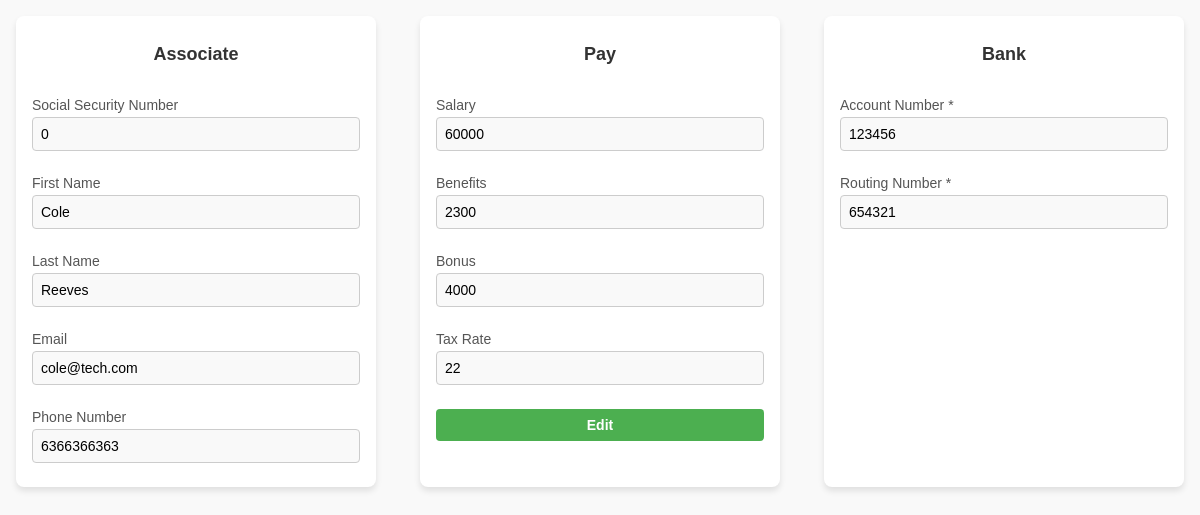
/front_end/edit_pay_info/edit_pay_info.php, run on an earlier commit of the app's database.
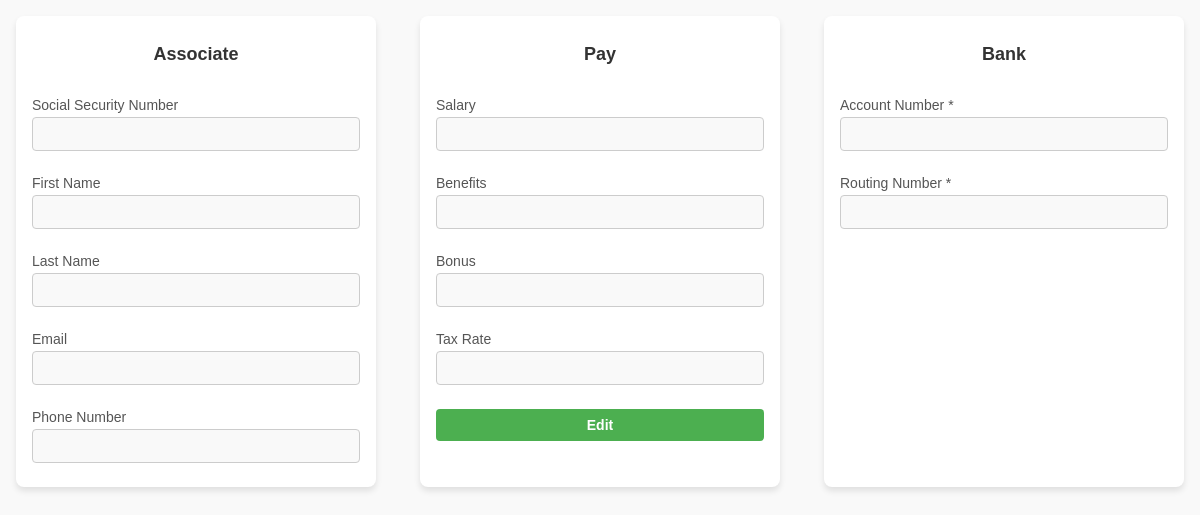
And on a later commit of the database.
### tables this page shows
CREATE TABLE `pay_details` (
  `det_id` int(11) NOT NULL,
  `pay_id` int(11) NOT NULL,
  `salary` float DEFAULT NULL,
  `bonus` float DEFAULT NULL,
  `benefits` float DEFAULT NULL,
  `tax_rate` float DEFAULT NULL
);

CREATE TABLE `pay` (
  `id` int(11) NOT NULL,
  `acc_num` int(11) DEFAULT NULL,
  `rout_num` int(11) DEFAULT NULL
);

### front_end/edit_pay_info/edit_pay_info.php (the view, shortened to what the changed rows need)
<?php
$servername = "localhost";
$username = "root";
$password = "";
$dbname = "hr_database";
$conn = new mysqli($servername, $username, $password, $dbname);
$sql = "SELECT hr.hr_Ssn AS ssn, 'hr' AS role, hr.F_name AS fname, hr.L_name AS lname, hr.email AS email, hr.phone_no AS phone, login.username AS username, login.password AS password
    FROM hr
    JOIN has ON hr.hr_Ssn = has.E_Ssn
    JOIN login ON has.username = login.username
    WHERE hr.hr_Ssn = '$lookup_ssn'
    UNION
    SELECT accountant.acc_Ssn AS ssn, 'accountant' AS role, accountant.F_name AS fname, accountant.L_name AS lname, accountant.email AS email, accountant.phone_no AS phone, login.username AS username, login.password AS password
    FROM accountant
    JOIN has ON accountant.acc_Ssn = has.E_Ssn
    JOIN login ON has.username = login.username
    WHERE accountant.acc_Ssn = '$lookup_ssn'
    UNION
    SELECT associate.acc_Ssn AS ssn, 'associate' AS role, associate.F_name AS fname, associate.L_name AS lname, associate.email AS email, associate.phone_no AS phone, login.username AS username, login.password AS password
    FROM associate
    JOIN has ON associate.acc_Ssn = has.E_Ssn
    JOIN login ON has.username = login.username
    WHERE associate.acc_Ssn = '$lookup_ssn'";
$result = $conn->query($sql);
$pay_q = "
    SELECT
        pay_details.salary AS salary,
        pay_details.bonus AS bonus,
        pay_details.benefits AS benefits,
        pay_details.tax_rate AS tax
    FROM
        gets
    JOIN
        pay_details ON gets.pay_id = pay_details.pay_id
    WHERE
        gets.E_Ssn = '$lookup_ssn'
    ";
$pay_r = $conn->query($pay_q);
$pay_row = $pay_r->fetch_assoc();
$salary = $pay_row['salary'];
$bonus = $pay_row['bonus'];
$benefits = $pay_row['benefits'];
$tax = $pay_row['tax'];
$row = $result->fetch_assoc();
$fname = $row['fname'];
$lname = $row['lname'];
$phone = $row['phone'];
$email = $row['email'];
$ssn = $row['ssn'];
$bank_q = "SELECT pay.acc_num AS acc, pay.rout_num AS rout FROM pay WHERE id = '$lookup_ssn'";
$bank_r = $conn->query($bank_q);
$acc = null;
$rout = null;
if($bank_r->num_rows > 0){
    $bank = $bank_r->fetch_assoc();
    $acc = $bank['acc'];
    $rout = $bank['rout'];
}
else{
    $dummy_r = $conn->query("SELECT '' AS acc, '' AS rout FROM employee WHERE E_Ssn = '$lookup_ssn'");
    $bank = $dummy_r->fetch_assoc();
    $acc = $bank['acc'];
    $rout = $bank['rout'];
}
?>
<!DOCTYPE html>
<html lang="en">
<head>
    <link rel="stylesheet" href="edit_pay.css">
</head>
<body>
    <div class="main-container">
        <div class="form-container associate">
            <h1>Associate</h1>
            <form class="form">
                <div class="form-group">
                    <label for="ssn">Social Security Number</label>
                    <input type="text" id="ssn" value="<?php echo $ssn; ?>" readonly>
                </div>
                <div class="form-group">
                    <label for="fname">First Name</label>
                    <input type="text" id="fname" value="<?php echo $fname; ?>" readonly>
                </div>
                <div class="form-group">
                    <label for="lname">Last Name</label>
                    <input type="text" id="lname" value="<?php echo $lname; ?>" readonly>
                </div>
                <div class="form-group">
                    <label for="cemail">Email</label>
                    <input type="email" id="email" value="<?php echo $email; ?>" readonly>
                </div>
                <div class="form-group">
                    <label for="phone">Phone Number</label>
                    <input type="phone" id="phone" value="<?php echo $phone; ?>" readonly>
                </div>
            </form>
        </div>
        <div class="form-container pay">
            <h1>Pay</h1>
            <form class="form" action="update_pay_info.php" method="post">
                <div class="form-group">
                    <label for="monthly-salary">Salary</label>
                    <input type="text" id="monthly-salary" name="salary" value="<?php echo $salary; ?>">
                </div>
                <div class="form-group">
                    <label for="benefits">Benefits</label>
                    <input id="benefits" name="benefits" value="<?php echo $benefits; ?>">
                </div>
                <div class="form-group">
                    <label for="bonus">Bonus</label>
                    <input id="bonus" name="bonus" value="<?php echo $bonus; ?>">
                </div>
                <div class="form-group">
                    <label for="tax">Tax Rate</label>
                    <input id="tax" name="tax" value="<?php echo $tax; ?>">
                </div>
            </form>
        </div>
        <div class="form-container bank">
            <h1>Bank</h1>
            <form class="form">
                <div class="form-group">
                    <label for="account-number">Account Number *</label>
                    <input type="text" id="account-number" value="<?php echo $acc; ?>" readonly>
                </div>
                <div class="form-group">
                    <label for="routing-number">Routing Number *</label>
                    <input type="text" id="routing-number" value="<?php echo $rout; ?>" readonly>
                </div>
            </form>
        </div>
    </div>
</body>
</html>

What changed in the data, as far as the page shows it:
removed pay_details: salary "60000", benefits "2300", bonus "4000", tax "22"
removed pay: acc_num "123456", rout_num "654321"
Also different on the page:
form field value: "0" → (not shown)
form field value: "Cole" → (not shown)
form field value: "Reeves" → (not shown)
form field value: "cole@tech.com" → (not shown)
form field value: "6366366363" → (not shown)
